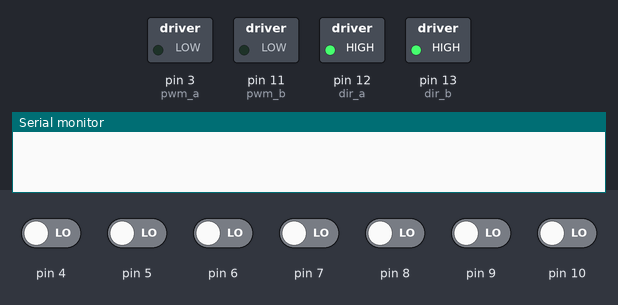
Simulated run of this sketch. Board: Arduino Uno, built with avr-gcc and run on an emulated ATmega328P. On the bench: switched loads named in the sketch (green lamp = pin HIGH), the last lines printed to the serial monitor. The test bench sets the inputs (shaded band); at power-on: pin 4–10 LOW.

Above: at 0.1 s.
At 10.6 s:
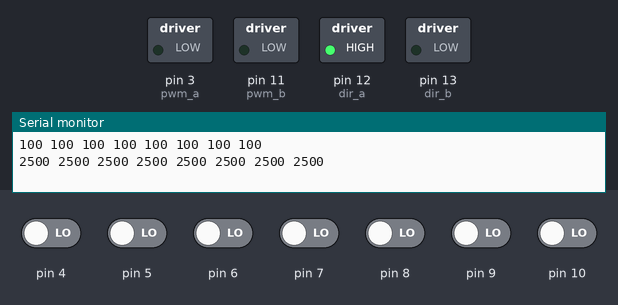
At 11.6 s:
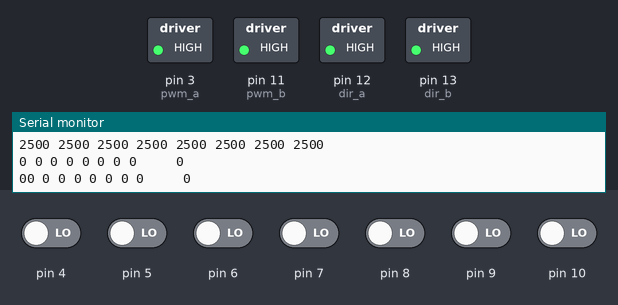
Timing chart, 0 to 13.1 s (numbered marks = the images above):
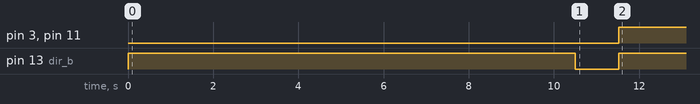

The sketch:

driveforwardlinefollower.ino
```cpp
#include <QTRSensors.h>

// This example is designed for use with eight QTR-1RC sensors or the eight sensors of a
// QTR-8RC module.  These reflectance sensors should be connected to digital inputs 3 to 10.
// The emitter control pin can optionally be connected to digital pin 2, or you can leave
// it disconnected and change the EMITTER_PIN #define below from 2 to QTR_NO_EMITTER_PIN.

// The setup phase of this example calibrates the sensor for ten seconds and turns on
// the pin 13 LED while calibration is going on.  During this phase, you should expose each
// reflectance sensor ot the lightest and darkest readings they will encounter.  For
// example, if you are making a line follower, you should slide the sensors across the
// line during the calibration phase so that each sensor can get a reading of how dark the
// line is and how light the ground is.  Improper calibration will result in poor readings.
// If you want to skip the calibration phase, you can get the raw sensor readings
// (pulse times from 0 to 2500 us) by calling qtra.read(sensorValues) instead of
// qtra.readLine(sensorValues).

// The main loop of the example reads the calibrated sensor values and uses them to
// estimate the position of a line.  You can test this by taping a piece of 3/4" black
// electrical tape to a piece of white paper and sliding the sensor across it.  It
// prints the sensor values to the serial monitor as numbers from 0 (maximum reflectance)
// to 9 (minimum reflectance) followed by the estimated location of the line as a number
// from 0 to 5000.  1000 means the line is directly under sensor 1, 2000 means directly
// under sensor 2, etc.  0 means the line is directly under sensor 0 or was last seen by
// sensor 0 before being lost.  5000 means the line is directly under sensor 5 or was
// last seen by sensor 5 before being lost.


#define NUM_SENSORS   8     // number of sensors used
#define TIMEOUT	 2500  // waits for 2500 us for sensor outputs to go low
#define EMITTER_PIN   2     // emitter is controlled by digital pin 2

#define THRESHOLD 100

// sensors 0 through 7 are connected to digital pins 3 through 10, respectively
QTRSensorsRC qtrrc((unsigned char[]) {3, 4, 5, 6, 7, 8, 9, 10},
  NUM_SENSORS, TIMEOUT, EMITTER_PIN);
unsigned int sensorValues[NUM_SENSORS];
int pwm_a = 3;  //PWM control for motor outputs 1 and 2 is on digital pin 3
int pwm_b = 11;  //PWM control for motor outputs 3 and 4 is on digital pin 11
int dir_a = 12;  //dir control for motor outputs 1 and 2 is on digital pin 12
int dir_b = 13;  //dir control for motor outputs 3 and 4 is on digital pin 13


void setup()
{

  pinMode(pwm_a, OUTPUT);  //Set control pins to be outputs
  pinMode(pwm_b, OUTPUT);
  pinMode(dir_a, OUTPUT);
  pinMode(dir_b, OUTPUT);

  digitalWrite(dir_a, HIGH);  //Set motor direction, 1 low, 2 high
  digitalWrite(dir_b, HIGH); //Set motor direction, 3 high, 4 low

  analogWrite(pwm_a, 0);
  analogWrite(pwm_b, 0);

  delay(500);
  int i;
  pinMode(13, OUTPUT);
  digitalWrite(13, HIGH);    // turn on LED to indicate we are in calibration mode
  for (i = 0; i < 400; i++)  // make the calibration take about 10 seconds
  {
    qtrrc.calibrate();	 // reads all sensors 10 times at 2500 us per read (i.e. ~25 ms per call)
  }
  digitalWrite(13, LOW);     // turn off LED to indicate we are through with calibration

  // print the calibration minimum values measured when emitters were on
  Serial.begin(9600);
  for (i = 0; i < NUM_SENSORS; i++)
  {
    Serial.print(qtrrc.calibratedMinimumOn[i]);
    Serial.print(' ');
  }
  Serial.println();

  // print the calibration maximum values measured when emitters were on
  for (i = 0; i < NUM_SENSORS; i++)
  {
    Serial.print(qtrrc.calibratedMaximumOn[i]);
    Serial.print(' ');
  }
  Serial.println();
  Serial.println();
  delay(1000);


  digitalWrite(dir_a, HIGH);  //Set motor direction, 1 low, 2 high
  digitalWrite(dir_b, HIGH); //Set motor direction, 3 high, 4 low

  analogWrite(pwm_a, 0);
  analogWrite(pwm_b, 0);


}


void loop()
{
  // read calibrated sensor values and obtain a measure of the line position
  // from 0 to 5000, where 0 means directly under sensor 0 or the line was lost
  // past sensor 0, 1000 means directly under sensor 1, 200 means directly under sensor 2, etc.
  // Note: the values returned will be incorrect if the sensors have not been properly
  // calibrated during the calibration phase.  To get raw sensor values, call:
  //  qtra.read(sensorValues);
  unsigned int position = qtrrc.readLine(sensorValues);

  //qtrrc.read(sensorValues);

  // print the sensor values as numbers from 0 to 9, where 0 means maximum reflectance and
  // 9 means minimum reflectance, followed by the line position
  unsigned char i;
  for (i = 0; i < NUM_SENSORS; i++)
  {
    Serial.print(sensorValues[i] * 10 / 1001);
    Serial.print(' ');
  }
  Serial.print("    ");
  Serial.println(position);

  long ave_left = (sensorValues[0] + sensorValues[1])/2;
  long ave_mid = (sensorValues[2] + sensorValues[3])/2;
  long ave_right = (sensorValues[4]+ sensorValues[5])/2;
  long ave_total = (ave_right + ave_mid + ave_left)/3;

  long mini = min(min(ave_left, ave_mid),ave_right); //determining the lowest average sensor values


  if (mini > THRESHOLD) {
    if(mini == ave_left){
        analogWrite(pwm_a, 0);
        analogWrite(pwm_b, 0);
    }
    else if(mini == ave_right){
        analogWrite(pwm_a, 0);
        analogWrite(pwm_b, 0);
    }
    else{
        analogWrite(pwm_a, 255);
        analogWrite(pwm_b, 255);
    }
  }
  else{
      analogWrite(pwm_a, 255);
      analogWrite(pwm_b, 255);
  }

  digitalWrite(dir_a, HIGH);  //Set motor direction, 1 low, 2 high
  digitalWrite(dir_b, HIGH); //Set motor direction, 3 high, 4 low

  Serial.print(mini);

  delay(250);
}
```

Measured:
- by itself, pin 3 (pwm_a), pin 11 (pwm_b): LOW → HIGH at 11.5 s
